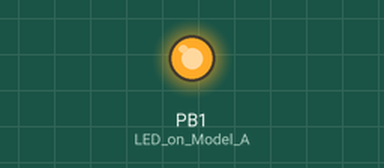
Bench run of a sketch on a simulated ATtiny85, built with avr-gcc and run on an emulated ATtiny85. Shown: output pins drawn as LEDs (lit = HIGH).

Above: at 0.05 s.
At 2.7 s:
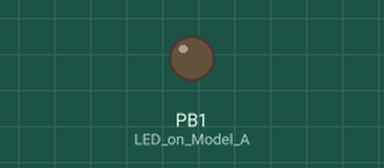
Timing chart, 0 to 3.0 s (numbered marks = the images above):
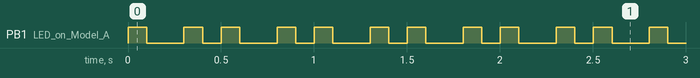

Measured:
- by itself, PB1 (LED_on_Model_A): repeats every 0.50 s: LOW 0.20 s, HIGH 0.10 s, LOW 0.10 s, HIGH 0.10 s

The sketch:

InvoveCMDs.ino
```cpp
#include "DigiKeyboard.h"
// the setup routine runs once when you press reset:
void setup() {
  // initialize the digital pin as an output.
//  pinMode(0, OUTPUT); //LED on Model B
  pinMode(1, OUTPUT); //LED on Model A
}

// the loop routine runs over and over again forever:
void loop() {

    DigiKeyboard.sendKeyStroke(0);
//  digitalWrite(0, HIGH);   // turn the LED on (HIGH is the voltage level)
  digitalWrite(1, HIGH);
  delay(100);               // wait for a second
//  digitalWrite(0, LOW);    // turn the LED off by making the voltage LOW
  digitalWrite(1, LOW);
  delay(100);
  DigiKeyboard.println("  Zou are hacked ...   ");
  DigiKeyboard.println(".......................");// wait for a second
  digitalWrite(1, HIGH);
  delay(100);               // wait for a second
//  digitalWrite(0, LOW);    // turn the LED off by making the voltage LOW
  digitalWrite(1, LOW);
  delay(100);
}
```
